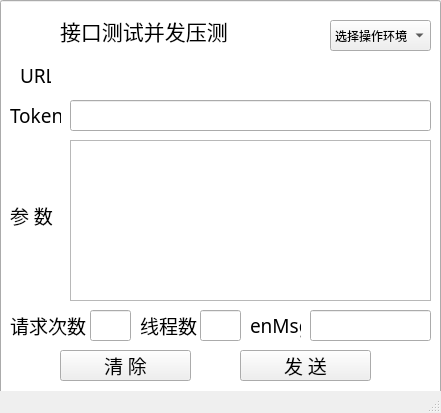
<?xml version="1.0" encoding="UTF-8"?>
<ui version="4.0">
 <class>MainWindow</class>
 <widget class="QMainWindow" name="MainWindow">
  <property name="geometry">
   <rect>
    <x>0</x>
    <y>0</y>
    <width>441</width>
    <height>413</height>
   </rect>
  </property>
  <property name="windowTitle">
   <string>MainWindow</string>
  </property>
  <widget class="QWidget" name="centralwidget">
   <widget class="QComboBox" name="comboBox">
    <property name="geometry">
     <rect>
      <x>330</x>
      <y>20</y>
      <width>101</width>
      <height>31</height>
     </rect>
    </property>
    <item>
     <property name="text">
      <string>选择操作环境</string>
     </property>
    </item>
    <item>
     <property name="text">
      <string>guituu</string>
     </property>
    </item>
    <item>
     <property name="text">
      <string>alltuu</string>
     </property>
    </item>
   </widget>
   <widget class="QLabel" name="label_4">
    <property name="geometry">
     <rect>
      <x>60</x>
      <y>10</y>
      <width>191</width>
      <height>41</height>
     </rect>
    </property>
    <property name="font">
     <font>
      <family>宋体</family>
      <pointsize>16</pointsize>
     </font>
    </property>
    <property name="text">
     <string>接口测试并发压测</string>
    </property>
   </widget>
   <widget class="QLabel" name="label_3">
    <property name="geometry">
     <rect>
      <x>20</x>
      <y>60</y>
      <width>31</width>
      <height>31</height>
     </rect>
    </property>
    <property name="font">
     <font>
      <family>宋体</family>
      <pointsize>14</pointsize>
     </font>
    </property>
    <property name="text">
     <string>URL</string>
    </property>
   </widget>
   <widget class="QTextEdit" name="args_map">
    <property name="geometry">
     <rect>
      <x>70</x>
      <y>140</y>
      <width>361</width>
      <height>161</height>
     </rect>
    </property>
   </widget>
   <widget class="QLabel" name="label_5">
    <property name="geometry">
     <rect>
      <x>10</x>
      <y>200</y>
      <width>51</width>
      <height>31</height>
     </rect>
    </property>
    <property name="font">
     <font>
      <family>宋体</family>
      <pointsize>14</pointsize>
     </font>
    </property>
    <property name="text">
     <string>参 数</string>
    </property>
   </widget>
   <widget class="QLabel" name="label_6">
    <property name="geometry">
     <rect>
      <x>10</x>
      <y>310</y>
      <width>81</width>
      <height>31</height>
     </rect>
    </property>
    <property name="font">
     <font>
      <family>宋体</family>
      <pointsize>14</pointsize>
     </font>
    </property>
    <property name="text">
     <string>请求次数</string>
    </property>
   </widget>
   <widget class="QLabel" name="label_7">
    <property name="geometry">
     <rect>
      <x>140</x>
      <y>310</y>
      <width>61</width>
      <height>31</height>
     </rect>
    </property>
    <property name="font">
     <font>
      <family>宋体</family>
      <pointsize>14</pointsize>
     </font>
    </property>
    <property name="text">
     <string>线程数</string>
    </property>
   </widget>
   <widget class="QLineEdit" name="apiCount">
    <property name="geometry">
     <rect>
      <x>90</x>
      <y>310</y>
      <width>41</width>
      <height>31</height>
     </rect>
    </property>
   </widget>
   <widget class="QLineEdit" name="thread_Count">
    <property name="geometry">
     <rect>
      <x>200</x>
      <y>310</y>
      <width>41</width>
      <height>31</height>
     </rect>
    </property>
   </widget>
   <widget class="QLabel" name="label_8">
    <property name="geometry">
     <rect>
      <x>250</x>
      <y>310</y>
      <width>51</width>
      <height>31</height>
     </rect>
    </property>
    <property name="font">
     <font>
      <family>宋体</family>
      <pointsize>14</pointsize>
     </font>
    </property>
    <property name="text">
     <string>enMsg</string>
    </property>
   </widget>
   <widget class="QLineEdit" name="enMsg">
    <property name="geometry">
     <rect>
      <x>310</x>
      <y>310</y>
      <width>121</width>
      <height>31</height>
     </rect>
    </property>
   </widget>
   <widget class="QPushButton" name="clear">
    <property name="geometry">
     <rect>
      <x>60</x>
      <y>350</y>
      <width>131</width>
      <height>31</height>
     </rect>
    </property>
    <property name="font">
     <font>
      <family>宋体</family>
      <pointsize>14</pointsize>
     </font>
    </property>
    <property name="text">
     <string>清 除</string>
    </property>
   </widget>
   <widget class="QPushButton" name="send">
    <property name="geometry">
     <rect>
      <x>240</x>
      <y>350</y>
      <width>131</width>
      <height>31</height>
     </rect>
    </property>
    <property name="font">
     <font>
      <family>宋体</family>
      <pointsize>14</pointsize>
     </font>
    </property>
    <property name="text">
     <string>发 送</string>
    </property>
   </widget>
   <widget class="QLineEdit" name="url_2">
    <property name="geometry">
     <rect>
      <x>0</x>
      <y>0</y>
      <width>441</width>
      <height>411</height>
     </rect>
    </property>
   </widget>
   <widget class="QLineEdit" name="gettoken">
    <property name="geometry">
     <rect>
      <x>70</x>
      <y>100</y>
      <width>361</width>
      <height>31</height>
     </rect>
    </property>
   </widget>
   <widget class="QLabel" name="label_9">
    <property name="geometry">
     <rect>
      <x>10</x>
      <y>100</y>
      <width>51</width>
      <height>31</height>
     </rect>
    </property>
    <property name="font">
     <font>
      <family>宋体</family>
      <pointsize>14</pointsize>
     </font>
    </property>
    <property name="text">
     <string>Token</string>
    </property>
   </widget>
   <widget class="QLineEdit" name="url">
    <property name="geometry">
     <rect>
      <x>70</x>
      <y>60</y>
      <width>361</width>
      <height>31</height>
     </rect>
    </property>
   </widget>
   <widget class="QLabel" name="label">
    <property name="geometry">
     <rect>
      <x>1</x>
      <y>53</y>
      <width>54</width>
      <height>16</height>
     </rect>
    </property>
    <property name="text">
     <string/>
    </property>
   </widget>
   <zorder>url_2</zorder>
   <zorder>gridLayoutWidget</zorder>
   <zorder>comboBox</zorder>
   <zorder>label_4</zorder>
   <zorder>label_3</zorder>
   <zorder>args_map</zorder>
   <zorder>label_5</zorder>
   <zorder>label_6</zorder>
   <zorder>label_7</zorder>
   <zorder>apiCount</zorder>
   <zorder>thread_Count</zorder>
   <zorder>label_8</zorder>
   <zorder>enMsg</zorder>
   <zorder>clear</zorder>
   <zorder>send</zorder>
   <zorder>gettoken</zorder>
   <zorder>label_9</zorder>
  </widget>
  <widget class="QStatusBar" name="statusbar"/>
 </widget>
 <resources/>
 <connections/>
</ui>
